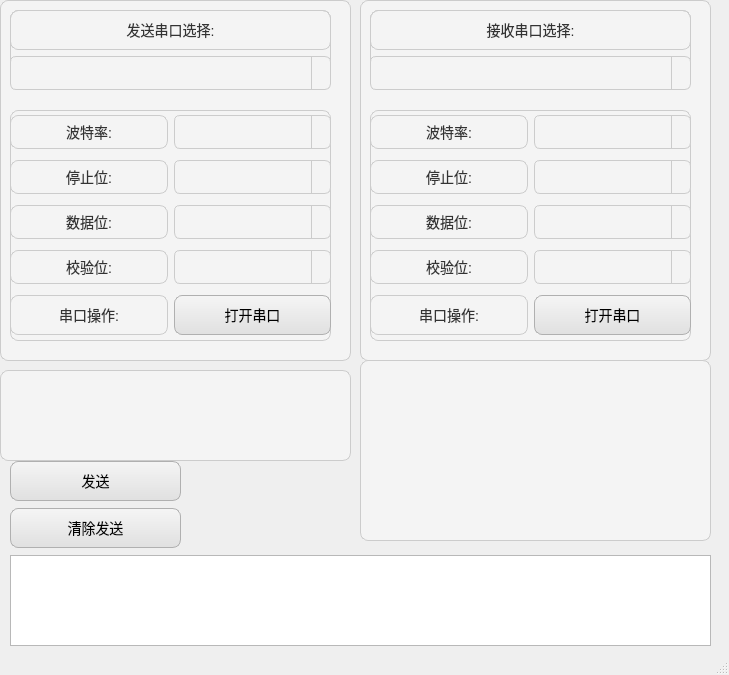
<?xml version="1.0" encoding="UTF-8"?>
<ui version="4.0">
 <class>MainWindow</class>
 <widget class="QMainWindow" name="MainWindow">
  <property name="geometry">
   <rect>
    <x>0</x>
    <y>0</y>
    <width>729</width>
    <height>675</height>
   </rect>
  </property>
  <property name="windowTitle">
   <string>MainWindow</string>
  </property>
  <widget class="QWidget" name="centralwidget">
   <widget class="QPlainTextEdit" name="plainTextEdit_RecMessage">
    <property name="geometry">
     <rect>
      <x>360</x>
      <y>360</y>
      <width>351</width>
      <height>181</height>
     </rect>
    </property>
    <property name="styleSheet">
     <string notr="true">QPlainTextEdit {
    background-color: #F4F4F4; /* 浅灰色背景 */
    color: #333333; /* 深灰色文本 */
    border: 1px solid #CCCCCC; /* 浅灰色边框 */
    border-radius: 8px; /* 圆角边框 */
    padding: 8px; /* 内边距 */
    font-family: &quot;Helvetica Neue&quot;, Helvetica, Arial, sans-serif; /* macOS 字体 */
    font-size: 14px; /* 字体大小 */
}

QPlainTextEdit:focus {
    border: 1px solid #007AFF; /* 焦点时的蓝色边框 */
}

/* 滚动条样式 */
QScrollBar:vertical {
    background-color: #E1E1E1; /* 滚动条背景颜色 */
    width: 12px; /* 滚动条宽度 */
    border-radius: 6px;
}

QScrollBar::handle:vertical {
    background-color: #BEBEBE; /* 滚动条的手柄颜色 */
    border-radius: 6px;
    min-height: 20px;
}

QScrollBar::add-line:vertical,
QScrollBar::sub-line:vertical {
    background: none; /* 去掉滚动条的上下箭头 */
}

QScrollBar:horizontal {
    background-color: #E1E1E1;
    height: 12px;
    border-radius: 6px;
}

QScrollBar::handle:horizontal {
    background-color: #BEBEBE;
    border-radius: 6px;
    min-width: 20px;
}
</string>
    </property>
   </widget>
   <widget class="QWidget" name="verticalLayoutWidget_3">
    <property name="geometry">
     <rect>
      <x>10</x>
      <y>460</y>
      <width>171</width>
      <height>91</height>
     </rect>
    </property>
    <layout class="QVBoxLayout" name="verticalLayout">
     <item>
      <widget class="QPushButton" name="pushButton_Send">
       <property name="styleSheet">
        <string notr="true">QPushButton {
    background-color: qlineargradient(spread:pad, x1:0, y1:0, x2:0, y2:1, stop:0 #F5F5F5, stop:1 #E0E0E0); /* 上浅下深的渐变 */
    color: #000000; /* 按钮的文字颜色 */
    border: 1px solid #B0B0B0; /* 按钮的边框颜色 */
    border-radius: 8px; /* macOS 风格的圆角按钮 */
    padding: 5px 15px; /* 按钮的内边距 */
    font-family: &quot;Helvetica Neue&quot;, Helvetica, Arial, sans-serif; /* macOS 默认字体 */
    font-size: 14px; /* 字体大小 */
    min-height: 28px
}

QPushButton:hover {
    background-color: qlineargradient(spread:pad, x1:0, y1:0, x2:0, y2:1, stop:0 #EDEDED, stop:1 #D8D8D8); /* 鼠标悬停时渐变 */
}

QPushButton:pressed {
    background-color: qlineargradient(spread:pad, x1:0, y1:0, x2:0, y2:1, stop:0 #D0D0D0, stop:1 #B0B0B0); /* 按下时渐变 */
    border: 1px solid #909090; /* 按下时边框颜色 */
}

QPushButton:disabled {
    background-color: #F0F0F0; /* 禁用状态下的背景颜色 */
    color: #A0A0A0; /* 禁用状态下的文字颜色 */
    border: 1px solid #D0D0D0; /* 禁用状态下的边框颜色 */
}
</string>
       </property>
       <property name="text">
        <string>发送</string>
       </property>
      </widget>
     </item>
     <item>
      <widget class="QPushButton" name="pushButton_Clean">
       <property name="styleSheet">
        <string notr="true">QPushButton {
    background-color: qlineargradient(spread:pad, x1:0, y1:0, x2:0, y2:1, stop:0 #F5F5F5, stop:1 #E0E0E0); /* 上浅下深的渐变 */
    color: #000000; /* 按钮的文字颜色 */
    border: 1px solid #B0B0B0; /* 按钮的边框颜色 */
    border-radius: 8px; /* macOS 风格的圆角按钮 */
    padding: 5px 15px; /* 按钮的内边距 */
    font-family: &quot;Helvetica Neue&quot;, Helvetica, Arial, sans-serif; /* macOS 默认字体 */
    font-size: 14px; /* 字体大小 */
    min-height: 28px
}

QPushButton:hover {
    background-color: qlineargradient(spread:pad, x1:0, y1:0, x2:0, y2:1, stop:0 #EDEDED, stop:1 #D8D8D8); /* 鼠标悬停时渐变 */
}

QPushButton:pressed {
    background-color: qlineargradient(spread:pad, x1:0, y1:0, x2:0, y2:1, stop:0 #D0D0D0, stop:1 #B0B0B0); /* 按下时渐变 */
    border: 1px solid #909090; /* 按下时边框颜色 */
}

QPushButton:disabled {
    background-color: #F0F0F0; /* 禁用状态下的背景颜色 */
    color: #A0A0A0; /* 禁用状态下的文字颜色 */
    border: 1px solid #D0D0D0; /* 禁用状态下的边框颜色 */
}
</string>
       </property>
       <property name="text">
        <string>清除发送</string>
       </property>
      </widget>
     </item>
    </layout>
   </widget>
   <widget class="QPlainTextEdit" name="plainTextEdit_SendMessage">
    <property name="geometry">
     <rect>
      <x>0</x>
      <y>370</y>
      <width>351</width>
      <height>91</height>
     </rect>
    </property>
    <property name="styleSheet">
     <string notr="true">QPlainTextEdit {
    background-color: #F4F4F4; /* 浅灰色背景 */
    color: #333333; /* 深灰色文本 */
    border: 1px solid #CCCCCC; /* 浅灰色边框 */
    border-radius: 8px; /* 圆角边框 */
    padding: 8px; /* 内边距 */
    font-family: &quot;Helvetica Neue&quot;, Helvetica, Arial, sans-serif; /* macOS 字体 */
    font-size: 14px; /* 字体大小 */
}

QPlainTextEdit:focus {
    border: 1px solid #007AFF; /* 焦点时的蓝色边框 */
}

/* 滚动条样式 */
QScrollBar:vertical {
    background-color: #E1E1E1; /* 滚动条背景颜色 */
    width: 12px; /* 滚动条宽度 */
    border-radius: 6px;
}

QScrollBar::handle:vertical {
    background-color: #BEBEBE; /* 滚动条的手柄颜色 */
    border-radius: 6px;
    min-height: 20px;
}

QScrollBar::add-line:vertical,
QScrollBar::sub-line:vertical {
    background: none; /* 去掉滚动条的上下箭头 */
}

QScrollBar:horizontal {
    background-color: #E1E1E1;
    height: 12px;
    border-radius: 6px;
}

QScrollBar::handle:horizontal {
    background-color: #BEBEBE;
    border-radius: 6px;
    min-width: 20px;
}
</string>
    </property>
   </widget>
   <widget class="QWidget" name="widget_2" native="true">
    <property name="geometry">
     <rect>
      <x>360</x>
      <y>0</y>
      <width>351</width>
      <height>361</height>
     </rect>
    </property>
    <property name="styleSheet">
     <string notr="true">QWidget {
    background-color: #F4F4F4; /* 浅灰色背景 */
    color: #333333; /* 深灰色文本 */
    border: 1px solid #CCCCCC; /* 浅灰色边框 */
    border-radius: 8px; /* 圆角边框 */
    padding: 8px; /* 内边距 */
    font-family: &quot;Helvetica Neue&quot;, Helvetica, Arial, sans-serif; /* macOS 字体 */
    font-size: 14px; /* 字体大小 */
}

QWidget:focus {
    border: 1px solid #007AFF; /* 焦点时的蓝色边框 */
}</string>
    </property>
    <widget class="QWidget" name="verticalLayoutWidget_2">
     <property name="geometry">
      <rect>
       <x>10</x>
       <y>10</y>
       <width>321</width>
       <height>80</height>
      </rect>
     </property>
     <layout class="QVBoxLayout" name="verticalLayout_5">
      <item>
       <widget class="QLabel" name="label_31">
        <property name="styleSheet">
         <string notr="true">QLabel {
    color: #333333; /* 深灰色字体 */
    font-family: &quot;Helvetica Neue&quot;, Helvetica, Arial, sans-serif; /* macOS 字体 */
    font-size: 14px; /* 字体大小 */
    background-color: transparent; /* 无背景 */
    padding: 4px; /* 内边距 */
}</string>
        </property>
        <property name="text">
         <string>接收串口选择:</string>
        </property>
        <property name="alignment">
         <set>Qt::AlignCenter</set>
        </property>
       </widget>
      </item>
      <item>
       <widget class="QComboBox" name="comboBox_ChoseRecPort">
        <property name="styleSheet">
         <string notr="true">QComboBox {
    background-color: #F4F4F4; /* 浅灰色背景 */
    color: #333333; /* 深灰色文本 */
    border: 1px solid #CCCCCC; /* 浅灰色边框 */
    border-radius: 6px;
    padding: 4px;
    font-family: &quot;Helvetica Neue&quot;, Helvetica, Arial, sans-serif;
    font-size: 14px;
    min-height: 24px;
}

QComboBox:focus {
    border: 1px solid #007AFF; /* 焦点时的蓝色边框 */
}

QComboBox QAbstractItemView {
    background-color: #FFFFFF;
    border: 1px solid #CCCCCC;
    selection-background-color: #007AFF;
    selection-color: #FFFFFF;
}

QComboBox::drop-down {
    subcontrol-origin: padding;
    subcontrol-position: top right;
    width: 18px; /* 下拉按钮宽度 */
    border-left: 1px solid #CCCCCC;
}

QComboBox::down-arrow {
    image:  url(:/Pic/down_arrow.png);
    width: 10px;
    height: 10px;
}
</string>
        </property>
       </widget>
      </item>
     </layout>
    </widget>
    <widget class="QWidget" name="gridLayoutWidget_6">
     <property name="geometry">
      <rect>
       <x>10</x>
       <y>110</y>
       <width>321</width>
       <height>231</height>
      </rect>
     </property>
     <layout class="QGridLayout" name="gridLayout_8">
      <item row="2" column="1">
       <widget class="QComboBox" name="comboBox_ChoseRecDataBits">
        <property name="styleSheet">
         <string notr="true">QComboBox {
    background-color: #F4F4F4; /* 浅灰色背景 */
    color: #333333; /* 深灰色文本 */
    border: 1px solid #CCCCCC; /* 浅灰色边框 */
    border-radius: 6px;
    padding: 4px;
    font-family: &quot;Helvetica Neue&quot;, Helvetica, Arial, sans-serif;
    font-size: 14px;
    min-height: 24px;
}

QComboBox:focus {
    border: 1px solid #007AFF; /* 焦点时的蓝色边框 */
}

QComboBox QAbstractItemView {
    background-color: #FFFFFF;
    border: 1px solid #CCCCCC;
    selection-background-color: #007AFF;
    selection-color: #FFFFFF;
}

QComboBox::drop-down {
    subcontrol-origin: padding;
    subcontrol-position: top right;
    width: 18px; /* 下拉按钮宽度 */
    border-left: 1px solid #CCCCCC;
}

QComboBox::down-arrow {
    image:  url(:/Pic/down_arrow.png);
    width: 10px;
    height: 10px;
}
</string>
        </property>
       </widget>
      </item>
      <item row="2" column="0">
       <widget class="QLabel" name="label_32">
        <property name="styleSheet">
         <string notr="true">QLabel {
    color: #333333; /* 深灰色字体 */
    font-family: &quot;Helvetica Neue&quot;, Helvetica, Arial, sans-serif; /* macOS 字体 */
    font-size: 14px; /* 字体大小 */
    background-color: transparent; /* 无背景 */
    padding: 4px; /* 内边距 */
}</string>
        </property>
        <property name="text">
         <string>数据位:</string>
        </property>
        <property name="alignment">
         <set>Qt::AlignCenter</set>
        </property>
       </widget>
      </item>
      <item row="1" column="1">
       <widget class="QComboBox" name="comboBox_ChoseRecStopBits">
        <property name="styleSheet">
         <string notr="true">QComboBox {
    background-color: #F4F4F4; /* 浅灰色背景 */
    color: #333333; /* 深灰色文本 */
    border: 1px solid #CCCCCC; /* 浅灰色边框 */
    border-radius: 6px;
    padding: 4px;
    font-family: &quot;Helvetica Neue&quot;, Helvetica, Arial, sans-serif;
    font-size: 14px;
    min-height: 24px;
}

QComboBox:focus {
    border: 1px solid #007AFF; /* 焦点时的蓝色边框 */
}

QComboBox QAbstractItemView {
    background-color: #FFFFFF;
    border: 1px solid #CCCCCC;
    selection-background-color: #007AFF;
    selection-color: #FFFFFF;
}

QComboBox::drop-down {
    subcontrol-origin: padding;
    subcontrol-position: top right;
    width: 18px; /* 下拉按钮宽度 */
    border-left: 1px solid #CCCCCC;
}

QComboBox::down-arrow {
    image:  url(:/Pic/down_arrow.png);
    width: 10px;
    height: 10px;
}
</string>
        </property>
       </widget>
      </item>
      <item row="1" column="0">
       <widget class="QLabel" name="label_33">
        <property name="styleSheet">
         <string notr="true">QLabel {
    color: #333333; /* 深灰色字体 */
    font-family: &quot;Helvetica Neue&quot;, Helvetica, Arial, sans-serif; /* macOS 字体 */
    font-size: 14px; /* 字体大小 */
    background-color: transparent; /* 无背景 */
    padding: 4px; /* 内边距 */
}</string>
        </property>
        <property name="text">
         <string>停止位:</string>
        </property>
        <property name="alignment">
         <set>Qt::AlignCenter</set>
        </property>
       </widget>
      </item>
      <item row="0" column="0">
       <widget class="QLabel" name="label_34">
        <property name="styleSheet">
         <string notr="true">QLabel {
    color: #333333; /* 深灰色字体 */
    font-family: &quot;Helvetica Neue&quot;, Helvetica, Arial, sans-serif; /* macOS 字体 */
    font-size: 14px; /* 字体大小 */
    background-color: transparent; /* 无背景 */
    padding: 4px; /* 内边距 */
}</string>
        </property>
        <property name="text">
         <string>波特率:</string>
        </property>
        <property name="alignment">
         <set>Qt::AlignCenter</set>
        </property>
       </widget>
      </item>
      <item row="0" column="1">
       <widget class="QComboBox" name="comboBox_ChoseRecBaudRate">
        <property name="styleSheet">
         <string notr="true">QComboBox {
    background-color: #F4F4F4; /* 浅灰色背景 */
    color: #333333; /* 深灰色文本 */
    border: 1px solid #CCCCCC; /* 浅灰色边框 */
    border-radius: 6px;
    padding: 4px;
    font-family: &quot;Helvetica Neue&quot;, Helvetica, Arial, sans-serif;
    font-size: 14px;
    min-height: 24px;
}

QComboBox:focus {
    border: 1px solid #007AFF; /* 焦点时的蓝色边框 */
}

QComboBox QAbstractItemView {
    background-color: #FFFFFF;
    border: 1px solid #CCCCCC;
    selection-background-color: #007AFF;
    selection-color: #FFFFFF;
}

QComboBox::drop-down {
    subcontrol-origin: padding;
    subcontrol-position: top right;
    width: 18px; /* 下拉按钮宽度 */
    border-left: 1px solid #CCCCCC;
}

QComboBox::down-arrow {
    image:  url(:/Pic/down_arrow.png);
    width: 10px;
    height: 10px;
}
</string>
        </property>
       </widget>
      </item>
      <item row="3" column="1">
       <widget class="QComboBox" name="comboBox_ChoseRecParityBits">
        <property name="styleSheet">
         <string notr="true">QComboBox {
    background-color: #F4F4F4; /* 浅灰色背景 */
    color: #333333; /* 深灰色文本 */
    border: 1px solid #CCCCCC; /* 浅灰色边框 */
    border-radius: 6px;
    padding: 4px;
    font-family: &quot;Helvetica Neue&quot;, Helvetica, Arial, sans-serif;
    font-size: 14px;
    min-height: 24px;
}

QComboBox:focus {
    border: 1px solid #007AFF; /* 焦点时的蓝色边框 */
}

QComboBox QAbstractItemView {
    background-color: #FFFFFF;
    border: 1px solid #CCCCCC;
    selection-background-color: #007AFF;
    selection-color: #FFFFFF;
}

QComboBox::drop-down {
    subcontrol-origin: padding;
    subcontrol-position: top right;
    width: 18px; /* 下拉按钮宽度 */
    border-left: 1px solid #CCCCCC;
}

QComboBox::down-arrow {
    image:  url(:/Pic/down_arrow.png);
    width: 10px;
    height: 10px;
}
</string>
        </property>
       </widget>
      </item>
      <item row="3" column="0">
       <widget class="QLabel" name="label_35">
        <property name="styleSheet">
         <string notr="true">QLabel {
    color: #333333; /* 深灰色字体 */
    font-family: &quot;Helvetica Neue&quot;, Helvetica, Arial, sans-serif; /* macOS 字体 */
    font-size: 14px; /* 字体大小 */
    background-color: transparent; /* 无背景 */
    padding: 4px; /* 内边距 */
}</string>
        </property>
        <property name="text">
         <string>校验位:</string>
        </property>
        <property name="alignment">
         <set>Qt::AlignCenter</set>
        </property>
       </widget>
      </item>
      <item row="4" column="0">
       <widget class="QLabel" name="label_36">
        <property name="styleSheet">
         <string notr="true">QLabel {
    color: #333333; /* 深灰色字体 */
    font-family: &quot;Helvetica Neue&quot;, Helvetica, Arial, sans-serif; /* macOS 字体 */
    font-size: 14px; /* 字体大小 */
    background-color: transparent; /* 无背景 */
    padding: 4px; /* 内边距 */
}</string>
        </property>
        <property name="text">
         <string>串口操作:</string>
        </property>
        <property name="alignment">
         <set>Qt::AlignCenter</set>
        </property>
       </widget>
      </item>
      <item row="4" column="1">
       <widget class="QPushButton" name="pushButton_OpenRecPort">
        <property name="styleSheet">
         <string notr="true">QPushButton {
    background-color: qlineargradient(spread:pad, x1:0, y1:0, x2:0, y2:1, stop:0 #F5F5F5, stop:1 #E0E0E0); /* 上浅下深的渐变 */
    color: #000000; /* 按钮的文字颜色 */
    border: 1px solid #B0B0B0; /* 按钮的边框颜色 */
    border-radius: 8px; /* macOS 风格的圆角按钮 */
    padding: 5px 15px; /* 按钮的内边距 */
    font-family: &quot;Helvetica Neue&quot;, Helvetica, Arial, sans-serif; /* macOS 默认字体 */
    font-size: 14px; /* 字体大小 */
    min-height: 28px
}

QPushButton:hover {
    background-color: qlineargradient(spread:pad, x1:0, y1:0, x2:0, y2:1, stop:0 #EDEDED, stop:1 #D8D8D8); /* 鼠标悬停时渐变 */
}

QPushButton:pressed {
    background-color: qlineargradient(spread:pad, x1:0, y1:0, x2:0, y2:1, stop:0 #D0D0D0, stop:1 #B0B0B0); /* 按下时渐变 */
    border: 1px solid #909090; /* 按下时边框颜色 */
}

QPushButton:disabled {
    background-color: #F0F0F0; /* 禁用状态下的背景颜色 */
    color: #A0A0A0; /* 禁用状态下的文字颜色 */
    border: 1px solid #D0D0D0; /* 禁用状态下的边框颜色 */
}
</string>
        </property>
        <property name="text">
         <string>打开串口</string>
        </property>
       </widget>
      </item>
     </layout>
    </widget>
   </widget>
   <widget class="QWidget" name="widget" native="true">
    <property name="geometry">
     <rect>
      <x>0</x>
      <y>0</y>
      <width>351</width>
      <height>361</height>
     </rect>
    </property>
    <property name="styleSheet">
     <string notr="true">QWidget {
    background-color: #F4F4F4; /* 浅灰色背景 */
    color: #333333; /* 深灰色文本 */
    border: 1px solid #CCCCCC; /* 浅灰色边框 */
    border-radius: 8px; /* 圆角边框 */
    padding: 8px; /* 内边距 */
    font-family: &quot;Helvetica Neue&quot;, Helvetica, Arial, sans-serif; /* macOS 字体 */
    font-size: 14px; /* 字体大小 */
}

QWidget:focus {
    border: 1px solid #007AFF; /* 焦点时的蓝色边框 */
}</string>
    </property>
    <widget class="QWidget" name="verticalLayoutWidget">
     <property name="geometry">
      <rect>
       <x>10</x>
       <y>10</y>
       <width>321</width>
       <height>80</height>
      </rect>
     </property>
     <layout class="QVBoxLayout" name="verticalLayout_4">
      <item>
       <widget class="QLabel" name="label_25">
        <property name="styleSheet">
         <string notr="true">QLabel {
    color: #333333; /* 深灰色字体 */
    font-family: &quot;Helvetica Neue&quot;, Helvetica, Arial, sans-serif; /* macOS 字体 */
    font-size: 14px; /* 字体大小 */
    background-color: transparent; /* 无背景 */
    padding: 4px; /* 内边距 */
}</string>
        </property>
        <property name="text">
         <string>发送串口选择:</string>
        </property>
        <property name="alignment">
         <set>Qt::AlignCenter</set>
        </property>
       </widget>
      </item>
      <item>
       <widget class="QComboBox" name="comboBox_ChoseSendPort">
        <property name="styleSheet">
         <string notr="true">QComboBox {
    background-color: #F4F4F4; /* 浅灰色背景 */
    color: #333333; /* 深灰色文本 */
    border: 1px solid #CCCCCC; /* 浅灰色边框 */
    border-radius: 6px;
    padding: 4px;
    font-family: &quot;Helvetica Neue&quot;, Helvetica, Arial, sans-serif;
    font-size: 14px;
    min-height: 24px;
}

QComboBox:focus {
    border: 1px solid #007AFF; /* 焦点时的蓝色边框 */
}

QComboBox QAbstractItemView {
    background-color: #FFFFFF;
    border: 1px solid #CCCCCC;
    selection-background-color: #007AFF;
    selection-color: #FFFFFF;
}

QComboBox::drop-down {
    subcontrol-origin: padding;
    subcontrol-position: top right;
    width: 18px; /* 下拉按钮宽度 */
    border-left: 1px solid #CCCCCC;
}

QComboBox::down-arrow {
    image:  url(:/Pic/down_arrow.png);
    width: 10px;
    height: 10px;
}
</string>
        </property>
       </widget>
      </item>
     </layout>
    </widget>
    <widget class="QWidget" name="gridLayoutWidget">
     <property name="geometry">
      <rect>
       <x>10</x>
       <y>110</y>
       <width>321</width>
       <height>231</height>
      </rect>
     </property>
     <layout class="QGridLayout" name="gridLayout_7">
      <item row="2" column="1">
       <widget class="QComboBox" name="comboBox_ChoseSendDataBits">
        <property name="styleSheet">
         <string notr="true">QComboBox {
    background-color: #F4F4F4; /* 浅灰色背景 */
    color: #333333; /* 深灰色文本 */
    border: 1px solid #CCCCCC; /* 浅灰色边框 */
    border-radius: 6px;
    padding: 4px;
    font-family: &quot;Helvetica Neue&quot;, Helvetica, Arial, sans-serif;
    font-size: 14px;
    min-height: 24px;
}

QComboBox:focus {
    border: 1px solid #007AFF; /* 焦点时的蓝色边框 */
}

QComboBox QAbstractItemView {
    background-color: #FFFFFF;
    border: 1px solid #CCCCCC;
    selection-background-color: #007AFF;
    selection-color: #FFFFFF;
}

QComboBox::drop-down {
    subcontrol-origin: padding;
    subcontrol-position: top right;
    width: 18px; /* 下拉按钮宽度 */
    border-left: 1px solid #CCCCCC;
}

QComboBox::down-arrow {
    image:  url(:/Pic/down_arrow.png);
    width: 10px;
    height: 10px;
}
</string>
        </property>
       </widget>
      </item>
      <item row="2" column="0">
       <widget class="QLabel" name="label_28">
        <property name="styleSheet">
         <string notr="true">QLabel {
    color: #333333; /* 深灰色字体 */
    font-family: &quot;Helvetica Neue&quot;, Helvetica, Arial, sans-serif; /* macOS 字体 */
    font-size: 14px; /* 字体大小 */
    background-color: transparent; /* 无背景 */
    padding: 4px; /* 内边距 */
}</string>
        </property>
        <property name="text">
         <string>数据位:</string>
        </property>
        <property name="alignment">
         <set>Qt::AlignCenter</set>
        </property>
       </widget>
      </item>
      <item row="1" column="1">
       <widget class="QComboBox" name="comboBox_ChoseSendStopBits">
        <property name="styleSheet">
         <string notr="true">QComboBox {
    background-color: #F4F4F4; /* 浅灰色背景 */
    color: #333333; /* 深灰色文本 */
    border: 1px solid #CCCCCC; /* 浅灰色边框 */
    border-radius: 6px;
    padding: 4px;
    font-family: &quot;Helvetica Neue&quot;, Helvetica, Arial, sans-serif;
    font-size: 14px;
    min-height: 24px;
}

QComboBox:focus {
    border: 1px solid #007AFF; /* 焦点时的蓝色边框 */
}

QComboBox QAbstractItemView {
    background-color: #FFFFFF;
    border: 1px solid #CCCCCC;
    selection-background-color: #007AFF;
    selection-color: #FFFFFF;
}

QComboBox::drop-down {
    subcontrol-origin: padding;
    subcontrol-position: top right;
    width: 18px; /* 下拉按钮宽度 */
    border-left: 1px solid #CCCCCC;
}

QComboBox::down-arrow {
    image:  url(:/Pic/down_arrow.png);
    width: 10px;
    height: 10px;
}
</string>
        </property>
       </widget>
      </item>
      <item row="1" column="0">
       <widget class="QLabel" name="label_27">
        <property name="styleSheet">
         <string notr="true">QLabel {
    color: #333333; /* 深灰色字体 */
    font-family: &quot;Helvetica Neue&quot;, Helvetica, Arial, sans-serif; /* macOS 字体 */
    font-size: 14px; /* 字体大小 */
    background-color: transparent; /* 无背景 */
    padding: 4px; /* 内边距 */
}</string>
        </property>
        <property name="text">
         <string>停止位:</string>
        </property>
        <property name="alignment">
         <set>Qt::AlignCenter</set>
        </property>
       </widget>
      </item>
      <item row="0" column="0">
       <widget class="QLabel" name="label_26">
        <property name="styleSheet">
         <string notr="true">QLabel {
    color: #333333; /* 深灰色字体 */
    font-family: &quot;Helvetica Neue&quot;, Helvetica, Arial, sans-serif; /* macOS 字体 */
    font-size: 14px; /* 字体大小 */
    background-color: transparent; /* 无背景 */
    padding: 4px; /* 内边距 */
}</string>
        </property>
        <property name="text">
         <string>波特率:</string>
        </property>
        <property name="alignment">
         <set>Qt::AlignCenter</set>
        </property>
       </widget>
      </item>
      <item row="0" column="1">
       <widget class="QComboBox" name="comboBox_ChoseSendBaudRate">
        <property name="styleSheet">
         <string notr="true">QComboBox {
    background-color: #F4F4F4; /* 浅灰色背景 */
    color: #333333; /* 深灰色文本 */
    border: 1px solid #CCCCCC; /* 浅灰色边框 */
    border-radius: 6px;
    padding: 4px;
    font-family: &quot;Helvetica Neue&quot;, Helvetica, Arial, sans-serif;
    font-size: 14px;
    min-height: 24px;
}

QComboBox:focus {
    border: 1px solid #007AFF; /* 焦点时的蓝色边框 */
}

QComboBox QAbstractItemView {
    background-color: #FFFFFF;
    border: 1px solid #CCCCCC;
    selection-background-color: #007AFF;
    selection-color: #FFFFFF;
}

QComboBox::drop-down {
    subcontrol-origin: padding;
    subcontrol-position: top right;
    width: 18px; /* 下拉按钮宽度 */
    border-left: 1px solid #CCCCCC;
}

QComboBox::down-arrow {
    image:  url(:/Pic/down_arrow.png);
    width: 10px;
    height: 10px;
}
</string>
        </property>
       </widget>
      </item>
      <item row="3" column="1">
       <widget class="QComboBox" name="comboBox_ChoseSendParityBits">
        <property name="styleSheet">
         <string notr="true">QComboBox {
    background-color: #F4F4F4; /* 浅灰色背景 */
    color: #333333; /* 深灰色文本 */
    border: 1px solid #CCCCCC; /* 浅灰色边框 */
    border-radius: 6px;
    padding: 4px;
    font-family: &quot;Helvetica Neue&quot;, Helvetica, Arial, sans-serif;
    font-size: 14px;
    min-height: 24px;
}

QComboBox:focus {
    border: 1px solid #007AFF; /* 焦点时的蓝色边框 */
}

QComboBox QAbstractItemView {
    background-color: #FFFFFF;
    border: 1px solid #CCCCCC;
    selection-background-color: #007AFF;
    selection-color: #FFFFFF;
}

QComboBox::drop-down {
    subcontrol-origin: padding;
    subcontrol-position: top right;
    width: 18px; /* 下拉按钮宽度 */
    border-left: 1px solid #CCCCCC;
}

QComboBox::down-arrow {
    image:  url(:/Pic/down_arrow.png);
    width: 10px;
    height: 10px;
}
</string>
        </property>
       </widget>
      </item>
      <item row="3" column="0">
       <widget class="QLabel" name="label_29">
        <property name="styleSheet">
         <string notr="true">QLabel {
    color: #333333; /* 深灰色字体 */
    font-family: &quot;Helvetica Neue&quot;, Helvetica, Arial, sans-serif; /* macOS 字体 */
    font-size: 14px; /* 字体大小 */
    background-color: transparent; /* 无背景 */
    padding: 4px; /* 内边距 */
}</string>
        </property>
        <property name="text">
         <string>校验位:</string>
        </property>
        <property name="alignment">
         <set>Qt::AlignCenter</set>
        </property>
       </widget>
      </item>
      <item row="4" column="0">
       <widget class="QLabel" name="label_30">
        <property name="styleSheet">
         <string notr="true">QLabel {
    color: #333333; /* 深灰色字体 */
    font-family: &quot;Helvetica Neue&quot;, Helvetica, Arial, sans-serif; /* macOS 字体 */
    font-size: 14px; /* 字体大小 */
    background-color: transparent; /* 无背景 */
    padding: 4px; /* 内边距 */
}</string>
        </property>
        <property name="text">
         <string>串口操作:</string>
        </property>
        <property name="alignment">
         <set>Qt::AlignCenter</set>
        </property>
       </widget>
      </item>
      <item row="4" column="1">
       <widget class="QPushButton" name="pushButton_OpenSendPort">
        <property name="styleSheet">
         <string notr="true">QPushButton {
    background-color: qlineargradient(spread:pad, x1:0, y1:0, x2:0, y2:1, stop:0 #F5F5F5, stop:1 #E0E0E0); /* 上浅下深的渐变 */
    color: #000000; /* 按钮的文字颜色 */
    border: 1px solid #B0B0B0; /* 按钮的边框颜色 */
    border-radius: 8px; /* macOS 风格的圆角按钮 */
    padding: 5px 15px; /* 按钮的内边距 */
    font-family: &quot;Helvetica Neue&quot;, Helvetica, Arial, sans-serif; /* macOS 默认字体 */
    font-size: 14px; /* 字体大小 */
    min-height: 28px
}

QPushButton:hover {
    background-color: qlineargradient(spread:pad, x1:0, y1:0, x2:0, y2:1, stop:0 #EDEDED, stop:1 #D8D8D8); /* 鼠标悬停时渐变 */
}

QPushButton:pressed {
    background-color: qlineargradient(spread:pad, x1:0, y1:0, x2:0, y2:1, stop:0 #D0D0D0, stop:1 #B0B0B0); /* 按下时渐变 */
    border: 1px solid #909090; /* 按下时边框颜色 */
}

QPushButton:disabled {
    background-color: #F0F0F0; /* 禁用状态下的背景颜色 */
    color: #A0A0A0; /* 禁用状态下的文字颜色 */
    border: 1px solid #D0D0D0; /* 禁用状态下的边框颜色 */
}
</string>
        </property>
        <property name="text">
         <string>打开串口</string>
        </property>
       </widget>
      </item>
     </layout>
    </widget>
   </widget>
   <widget class="QPlainTextEdit" name="plainTextEdit_ErrorMessage">
    <property name="geometry">
     <rect>
      <x>10</x>
      <y>555</y>
      <width>701</width>
      <height>91</height>
     </rect>
    </property>
   </widget>
  </widget>
  <widget class="QStatusBar" name="statusbar"/>
 </widget>
 <resources/>
 <connections/>
</ui>
